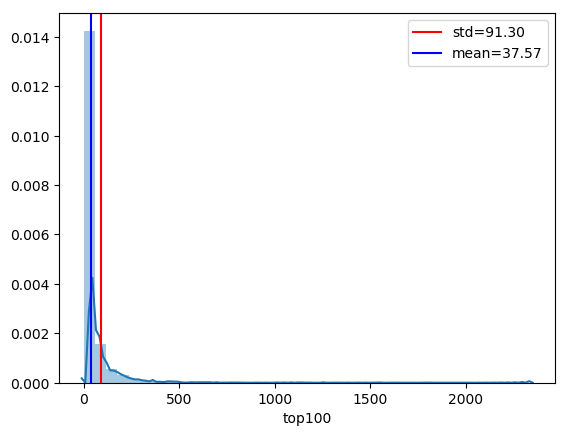

Here is the Python script that generated this plot:
import numpy as np
import argparse
import pandas as pd
from scipy import stats

parser = argparse.ArgumentParser(description='Get that HPO distribution')
parser.add_argument('-f', "--file", help="file containing hpo terms linked to number of seed genes")
parser.add_argument('-o', "--output", help="output file name")

args = parser.parse_args()
data=pd.read_csv(args.file, sep="\t", header=0)
data=data[data["top1000"]>0] # filters out genes with no influence, like IGK or pseudogenes
std=data["top100"].std()
mean=data["top100"].mean()

import matplotlib
matplotlib.use('Agg')
from matplotlib import pyplot as plt
import seaborn as sns

sns.distplot(data["top100"],bins=40)
plt.axvline(std, color='r',label=f"std={std:.2f}")
plt.axvline(mean,color='b',label=f"mean={mean:.2f}")
plt.legend(loc='upper right')

plt.savefig(args.output+'dist.png', bbox_inches='tight')
print(stats.skew(data["top100"]))
